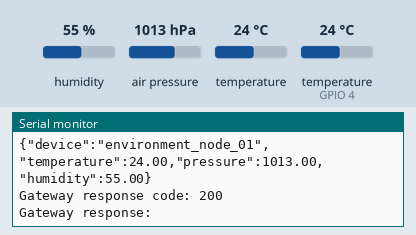
This sketch was run on a simulated ESP32. Parts: the last lines printed to the serial monitor. The test bench sets the inputs (shaded band); at power-on: humidity 55 %, air pressure 1013 hPa, temperature 24 °C, temperature (sensor on GPIO 4) 24 °C. WiFi joins after 1.5 s; servers stay silent unless stated; uploads are accepted with an empty reply; not simulated (calls return 0 or success): secrets.h.

Above: at 6.9 s.
7.0 s: humidity set to 22 %
14.5 s: air pressure set to 952 hPa
At 15.95 s:
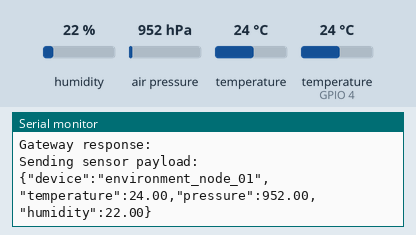
22.0 s: temperature (sensor 0) set to 12 °C
At 26.4 s:
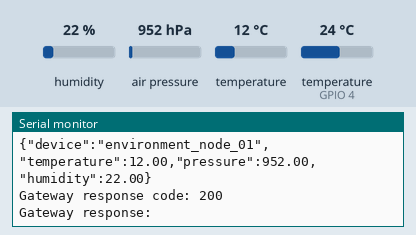
29.5 s: humidity set to 40 %
At 36.8 s:
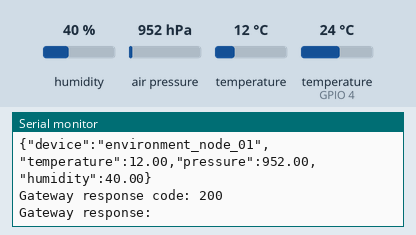
37.0 s: air pressure set to 975 hPa
Timing chart, 0 to 40.0 s (numbered marks = the images above; inputs shaded):
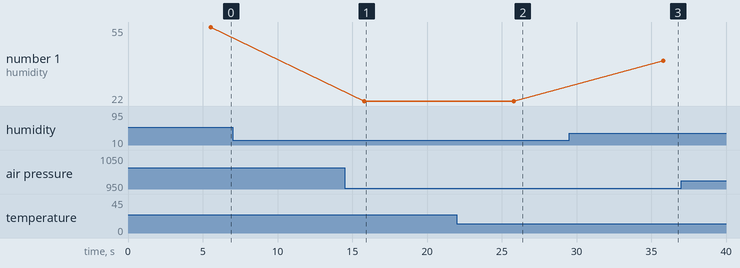

The sketch:

node1_final.ino
```cpp
#include <WiFi.h>
#include <HTTPClient.h>
#include <Wire.h>
#include <Adafruit_BMP280.h>
#include <DHT.h>
#include "secrets.h"

// --------------------------------------------------
// Wi-Fi and gateway
// --------------------------------------------------

const char* GATEWAY_URL =
  GATEWAY_BASE_URL "/sensor";

const char* DEVICE_NAME = "environment_node_01";

// --------------------------------------------------
// BMP280
// --------------------------------------------------

const uint8_t BMP_I2C_ADDRESS = 0x76;

const int I2C_SDA_PIN = 21;
const int I2C_SCL_PIN = 22;

Adafruit_BMP280 bmp;

// --------------------------------------------------
// DHT11
// --------------------------------------------------

const int DHT_PIN = 4;

#define DHT_TYPE DHT11

DHT dht(DHT_PIN, DHT_TYPE);

// --------------------------------------------------
// Timing
// --------------------------------------------------

const unsigned long SEND_INTERVAL_MS = 10000;

unsigned long lastSendTime = 0;

// --------------------------------------------------
// Wi-Fi diagnostics
// --------------------------------------------------

void onWiFiDisconnect(
  WiFiEvent_t event,
  WiFiEventInfo_t info
) {
  Serial.println();
  Serial.print("Wi-Fi disconnected. Reason: ");
  Serial.println(
    info.wifi_sta_disconnected.reason
  );
}

bool connectToWiFi() {
  if (WiFi.status() == WL_CONNECTED) {
    return true;
  }

  Serial.print("Connecting to ");
  Serial.println(WIFI_SSID);

  WiFi.mode(WIFI_STA);
  WiFi.begin(WIFI_SSID, WIFI_PASSWORD);

  unsigned long startTime = millis();

  while (
    WiFi.status() != WL_CONNECTED &&
    millis() - startTime < 30000
  ) {
    Serial.print(".");
    delay(500);
  }

  Serial.println();

  if (WiFi.status() != WL_CONNECTED) {
    Serial.println("Wi-Fi connection failed");
    return false;
  }

  Serial.println("Wi-Fi connected");

  Serial.print("ESP32 IP: ");
  Serial.println(WiFi.localIP());

  Serial.print("Signal strength: ");
  Serial.print(WiFi.RSSI());
  Serial.println(" dBm");

  return true;
}

// --------------------------------------------------
// Read and send sensor data
// --------------------------------------------------

void sendSensorReading() {
  if (WiFi.status() != WL_CONNECTED) {
    Serial.println("Cannot send: Wi-Fi disconnected");
    return;
  }

  // BMP280 supplies temperature and pressure.
  float temperature = bmp.readTemperature();
  float pressure = bmp.readPressure() / 100.0F;

  // DHT11 supplies humidity.
  float humidity = dht.readHumidity();

  if (isnan(temperature) || isnan(pressure)) {
    Serial.println("Invalid BMP280 reading");
    return;
  }

  char payload[220];

  if (isnan(humidity)) {
    Serial.println(
      "DHT11 reading failed; sending null humidity"
    );

    snprintf(
      payload,
      sizeof(payload),
      "{\"device\":\"%s\","
      "\"temperature\":%.2f,"
      "\"pressure\":%.2f,"
      "\"humidity\":null}",
      DEVICE_NAME,
      temperature,
      pressure
    );
  } else {
    snprintf(
      payload,
      sizeof(payload),
      "{\"device\":\"%s\","
      "\"temperature\":%.2f,"
      "\"pressure\":%.2f,"
      "\"humidity\":%.2f}",
      DEVICE_NAME,
      temperature,
      pressure,
      humidity
    );
  }

  Serial.println();
  Serial.println("Sending sensor payload:");
  Serial.println(payload);

  WiFiClient client;
  HTTPClient http;

  http.setConnectTimeout(5000);
  http.setTimeout(5000);

  if (!http.begin(client, GATEWAY_URL)) {
    Serial.println(
      "Could not initialise HTTP connection"
    );
    return;
  }

  http.addHeader(
    "Content-Type",
    "application/json"
  );

  int responseCode = http.POST(
    reinterpret_cast<uint8_t*>(payload),
    strlen(payload)
  );

  Serial.print("Gateway response code: ");
  Serial.println(responseCode);

  if (responseCode > 0) {
    Serial.println("Gateway response:");
    Serial.println(http.getString());
  } else {
    Serial.print("HTTP request failed: ");
    Serial.println(
      http.errorToString(responseCode)
    );
  }

  http.end();
}

// --------------------------------------------------
// Setup
// --------------------------------------------------

void setup() {
  Serial.begin(115200);
  delay(2000);

  Serial.println();
  Serial.println(
    "Sovereign Edge Environment Node"
  );

  Wire.begin(I2C_SDA_PIN, I2C_SCL_PIN);

  if (!bmp.begin(BMP_I2C_ADDRESS)) {
    Serial.println(
      "BMP280 not found at address 0x76"
    );

    while (true) {
      delay(1000);
    }
  }

  Serial.println("BMP280 detected");

  dht.begin();

  // Allow the DHT11 to initialise.
  delay(2000);

  WiFi.onEvent(
    onWiFiDisconnect,
    WiFiEvent_t::
      ARDUINO_EVENT_WIFI_STA_DISCONNECTED
  );

  WiFi.setAutoReconnect(true);

  if (connectToWiFi()) {
    sendSensorReading();
    lastSendTime = millis();
  }
}

// --------------------------------------------------
// Loop
// --------------------------------------------------

void loop() {
  if (WiFi.status() != WL_CONNECTED) {
    if (!connectToWiFi()) {
      delay(5000);
      return;
    }
  }

  unsigned long now = millis();

  if (
    now - lastSendTime >= SEND_INTERVAL_MS
  ) {
    lastSendTime = now;
    sendSensorReading();
  }

  delay(50);
}
```

Measured:
- after the input at 14.5 s, the serial monitor: prints a new line after 1.3 s (image 1)
- after the input at 22.0 s, the serial monitor: prints a new line after 3.8 s (image 2)
- after the input at 29.5 s, the serial monitor: prints a new line after 6.3 s (image 3)
- plotted number 1: 22 → 40 after the input at 29.5 s
